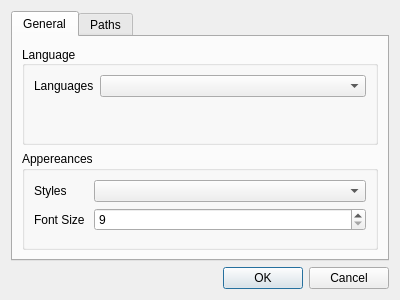
<?xml version="1.0" encoding="UTF-8"?>
<ui version="4.0">
 <class>Preferences</class>
 <widget class="QDialog" name="Preferences">
  <property name="geometry">
   <rect>
    <x>0</x>
    <y>0</y>
    <width>400</width>
    <height>300</height>
   </rect>
  </property>
  <property name="windowTitle">
   <string>Preferences</string>
  </property>
  <layout class="QVBoxLayout" name="verticalLayout">
   <item>
    <widget class="QTabWidget" name="tabWidget">
     <property name="currentIndex">
      <number>0</number>
     </property>
     <widget class="QWidget" name="main_tab">
      <attribute name="title">
       <string>General</string>
      </attribute>
      <layout class="QVBoxLayout" name="verticalLayout_2">
       <item>
        <widget class="QGroupBox" name="lang_groupBox">
         <property name="title">
          <string>Language</string>
         </property>
         <property name="alignment">
          <set>Qt::AlignLeading|Qt::AlignLeft|Qt::AlignVCenter</set>
         </property>
         <property name="flat">
          <bool>false</bool>
         </property>
         <property name="checkable">
          <bool>false</bool>
         </property>
         <layout class="QFormLayout">
          <property name="rowWrapPolicy">
           <enum>QFormLayout::DontWrapRows</enum>
          </property>
          <item row="0" column="0">
           <widget class="QLabel" name="lang_label">
            <property name="text">
             <string>Languages</string>
            </property>
            <property name="buddy">
             <cstring>lang_comboBox</cstring>
            </property>
           </widget>
          </item>
          <item row="0" column="1">
           <widget class="QComboBox" name="lang_comboBox"/>
          </item>
         </layout>
        </widget>
       </item>
       <item>
        <widget class="QGroupBox" name="style_groupBox">
         <property name="title">
          <string>Appereances</string>
         </property>
         <layout class="QFormLayout" name="_2">
          <property name="horizontalSpacing">
           <number>9</number>
          </property>
          <property name="verticalSpacing">
           <number>6</number>
          </property>
          <item row="0" column="0">
           <widget class="QLabel" name="style_label">
            <property name="text">
             <string>Styles</string>
            </property>
            <property name="buddy">
             <cstring>style_comboBox</cstring>
            </property>
           </widget>
          </item>
          <item row="0" column="1">
           <widget class="QComboBox" name="style_comboBox"/>
          </item>
          <item row="1" column="1">
           <widget class="QSpinBox" name="font_size_spinBox">
            <property name="minimum">
             <number>9</number>
            </property>
            <property name="maximum">
             <number>20</number>
            </property>
            <property name="value">
             <number>9</number>
            </property>
           </widget>
          </item>
          <item row="1" column="0">
           <widget class="QLabel" name="fontsize_label">
            <property name="text">
             <string>Font Size</string>
            </property>
           </widget>
          </item>
         </layout>
        </widget>
       </item>
      </layout>
     </widget>
     <widget class="QWidget" name="path_tab">
      <attribute name="title">
       <string>Paths</string>
      </attribute>
      <layout class="QHBoxLayout" name="horizontalLayout">
       <item>
        <widget class="QScrollArea" name="scrollArea">
         <property name="widgetResizable">
          <bool>true</bool>
         </property>
         <widget class="QWidget" name="scrollAreaWidgetContents">
          <property name="geometry">
           <rect>
            <x>0</x>
            <y>0</y>
            <width>356</width>
            <height>203</height>
           </rect>
          </property>
          <layout class="QFormLayout" name="formLayout">
           <item row="0" column="0">
            <widget class="QLabel" name="remote_host_save_file_label">
             <property name="text">
              <string>Remote Hosts File</string>
             </property>
            </widget>
           </item>
           <item row="0" column="1">
            <layout class="QHBoxLayout" name="horizontalLayout_3">
             <item>
              <widget class="QLineEdit" name="remote_host_save_file_lineEdit"/>
             </item>
             <item>
              <widget class="QToolButton" name="remote_host_file_search_Button">
               <property name="text">
                <string>...</string>
               </property>
              </widget>
             </item>
            </layout>
           </item>
           <item row="1" column="0">
            <widget class="QLabel" name="contacts_save_file_label">
             <property name="text">
              <string>Contacts File</string>
             </property>
            </widget>
           </item>
           <item row="1" column="1">
            <layout class="QHBoxLayout" name="horizontalLayout_4">
             <item>
              <widget class="QLineEdit" name="contacts_save_file_lineEdit"/>
             </item>
             <item>
              <widget class="QToolButton" name="contacts_file_search_Button">
               <property name="text">
                <string>...</string>
               </property>
              </widget>
             </item>
            </layout>
           </item>
           <item row="2" column="0" colspan="2">
            <widget class="QGroupBox" name="local_chain_groupBox">
             <property name="title">
              <string>Local Chain Location</string>
             </property>
             <layout class="QFormLayout" name="formLayout_2">
              <item row="0" column="0">
               <widget class="QLabel" name="local_chain_location_label">
                <property name="text">
                 <string>Marmara Chain</string>
                </property>
               </widget>
              </item>
              <item row="0" column="1">
               <widget class="QLineEdit" name="local_chain_location_lineEdit"/>
              </item>
             </layout>
            </widget>
           </item>
           <item row="3" column="0" colspan="2">
            <widget class="QGroupBox" name="remote_chain_groupBox">
             <property name="title">
              <string>Remote Chain Locations</string>
             </property>
            </widget>
           </item>
          </layout>
         </widget>
        </widget>
       </item>
      </layout>
     </widget>
    </widget>
   </item>
   <item>
    <widget class="QDialogButtonBox" name="buttonBox">
     <property name="orientation">
      <enum>Qt::Horizontal</enum>
     </property>
     <property name="standardButtons">
      <set>QDialogButtonBox::Cancel|QDialogButtonBox::Ok</set>
     </property>
    </widget>
   </item>
  </layout>
 </widget>
 <resources/>
 <connections>
  <connection>
   <sender>buttonBox</sender>
   <signal>accepted()</signal>
   <receiver>Preferences</receiver>
   <slot>accept()</slot>
   <hints>
    <hint type="sourcelabel">
     <x>248</x>
     <y>254</y>
    </hint>
    <hint type="destinationlabel">
     <x>157</x>
     <y>274</y>
    </hint>
   </hints>
  </connection>
  <connection>
   <sender>buttonBox</sender>
   <signal>rejected()</signal>
   <receiver>Preferences</receiver>
   <slot>reject()</slot>
   <hints>
    <hint type="sourcelabel">
     <x>316</x>
     <y>260</y>
    </hint>
    <hint type="destinationlabel">
     <x>286</x>
     <y>274</y>
    </hint>
   </hints>
  </connection>
 </connections>
</ui>
